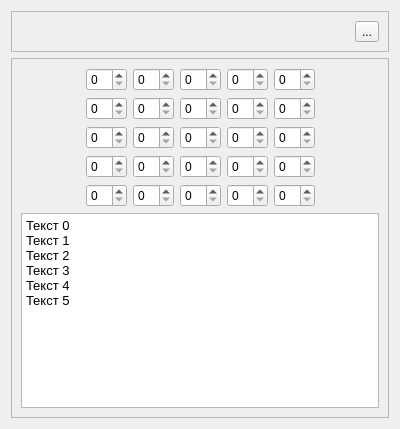
<?xml version="1.0" encoding="UTF-8"?>
<ui version="4.0">
 <class>CollapsibleWidget</class>
 <widget class="QWidget" name="CollapsibleWidget">
  <property name="geometry">
   <rect>
    <x>0</x>
    <y>0</y>
    <width>400</width>
    <height>429</height>
   </rect>
  </property>
  <property name="windowTitle">
   <string>Form</string>
  </property>
  <layout class="QVBoxLayout" name="verticalLayout">
   <item>
    <widget class="QFrame" name="control_frame">
     <property name="sizePolicy">
      <sizepolicy hsizetype="Preferred" vsizetype="Fixed">
       <horstretch>0</horstretch>
       <verstretch>0</verstretch>
      </sizepolicy>
     </property>
     <property name="frameShape">
      <enum>QFrame::StyledPanel</enum>
     </property>
     <property name="frameShadow">
      <enum>QFrame::Raised</enum>
     </property>
     <layout class="QHBoxLayout" name="horizontalLayout">
      <item>
       <spacer name="horizontalSpacer">
        <property name="orientation">
         <enum>Qt::Horizontal</enum>
        </property>
        <property name="sizeHint" stdset="0">
         <size>
          <width>325</width>
          <height>20</height>
         </size>
        </property>
       </spacer>
      </item>
      <item>
       <widget class="QToolButton" name="btn_collapse">
        <property name="text">
         <string>...</string>
        </property>
        <property name="checkable">
         <bool>true</bool>
        </property>
       </widget>
      </item>
     </layout>
    </widget>
   </item>
   <item>
    <widget class="QFrame" name="main_frame">
     <property name="frameShape">
      <enum>QFrame::StyledPanel</enum>
     </property>
     <property name="frameShadow">
      <enum>QFrame::Raised</enum>
     </property>
     <layout class="QVBoxLayout" name="verticalLayout_2">
      <item>
       <layout class="QHBoxLayout" name="horizontalLayout_2">
        <item>
         <spacer name="horizontalSpacer_2">
          <property name="orientation">
           <enum>Qt::Horizontal</enum>
          </property>
          <property name="sizeHint" stdset="0">
           <size>
            <width>40</width>
            <height>20</height>
           </size>
          </property>
         </spacer>
        </item>
        <item>
         <layout class="QGridLayout" name="gridLayout">
          <item row="0" column="3">
           <widget class="QSpinBox" name="spinBox_4"/>
          </item>
          <item row="1" column="0">
           <widget class="QSpinBox" name="spinBox_6"/>
          </item>
          <item row="1" column="4">
           <widget class="QSpinBox" name="spinBox_10"/>
          </item>
          <item row="3" column="0">
           <widget class="QSpinBox" name="spinBox_16"/>
          </item>
          <item row="2" column="4">
           <widget class="QSpinBox" name="spinBox_15"/>
          </item>
          <item row="3" column="1">
           <widget class="QSpinBox" name="spinBox_17"/>
          </item>
          <item row="0" column="4">
           <widget class="QSpinBox" name="spinBox_5"/>
          </item>
          <item row="3" column="3">
           <widget class="QSpinBox" name="spinBox_19"/>
          </item>
          <item row="0" column="2">
           <widget class="QSpinBox" name="spinBox_3"/>
          </item>
          <item row="1" column="3">
           <widget class="QSpinBox" name="spinBox_9"/>
          </item>
          <item row="1" column="2">
           <widget class="QSpinBox" name="spinBox_8"/>
          </item>
          <item row="2" column="0">
           <widget class="QSpinBox" name="spinBox_11"/>
          </item>
          <item row="3" column="2">
           <widget class="QSpinBox" name="spinBox_18"/>
          </item>
          <item row="2" column="2">
           <widget class="QSpinBox" name="spinBox_13"/>
          </item>
          <item row="2" column="3">
           <widget class="QSpinBox" name="spinBox_14"/>
          </item>
          <item row="3" column="4">
           <widget class="QSpinBox" name="spinBox_20"/>
          </item>
          <item row="0" column="1">
           <widget class="QSpinBox" name="spinBox_2"/>
          </item>
          <item row="2" column="1">
           <widget class="QSpinBox" name="spinBox_12"/>
          </item>
          <item row="1" column="1">
           <widget class="QSpinBox" name="spinBox_7"/>
          </item>
          <item row="0" column="0">
           <widget class="QSpinBox" name="spinBox"/>
          </item>
          <item row="4" column="0">
           <widget class="QSpinBox" name="spinBox_21"/>
          </item>
          <item row="4" column="1">
           <widget class="QSpinBox" name="spinBox_22"/>
          </item>
          <item row="4" column="2">
           <widget class="QSpinBox" name="spinBox_23"/>
          </item>
          <item row="4" column="3">
           <widget class="QSpinBox" name="spinBox_24"/>
          </item>
          <item row="4" column="4">
           <widget class="QSpinBox" name="spinBox_25"/>
          </item>
         </layout>
        </item>
        <item>
         <spacer name="horizontalSpacer_3">
          <property name="orientation">
           <enum>Qt::Horizontal</enum>
          </property>
          <property name="sizeHint" stdset="0">
           <size>
            <width>40</width>
            <height>20</height>
           </size>
          </property>
         </spacer>
        </item>
       </layout>
      </item>
      <item>
       <widget class="QTextEdit" name="textEdit">
        <property name="html">
         <string>&lt;!DOCTYPE HTML PUBLIC &quot;-//W3C//DTD HTML 4.0//EN&quot; &quot;http://www.w3.org/TR/REC-html40/strict.dtd&quot;&gt;
&lt;html&gt;&lt;head&gt;&lt;meta name=&quot;qrichtext&quot; content=&quot;1&quot; /&gt;&lt;style type=&quot;text/css&quot;&gt;
p, li { white-space: pre-wrap; }
&lt;/style&gt;&lt;/head&gt;&lt;body style=&quot; font-family:'Liberation Sans'; font-size:10pt; font-weight:400; font-style:normal;&quot;&gt;
&lt;p style=&quot; margin-top:0px; margin-bottom:0px; margin-left:0px; margin-right:0px; -qt-block-indent:0; text-indent:0px;&quot;&gt;Текст 0&lt;/p&gt;
&lt;p style=&quot; margin-top:0px; margin-bottom:0px; margin-left:0px; margin-right:0px; -qt-block-indent:0; text-indent:0px;&quot;&gt;Текст 1&lt;/p&gt;
&lt;p style=&quot; margin-top:0px; margin-bottom:0px; margin-left:0px; margin-right:0px; -qt-block-indent:0; text-indent:0px;&quot;&gt;Текст 2&lt;/p&gt;
&lt;p style=&quot; margin-top:0px; margin-bottom:0px; margin-left:0px; margin-right:0px; -qt-block-indent:0; text-indent:0px;&quot;&gt;Текст 3&lt;/p&gt;
&lt;p style=&quot; margin-top:0px; margin-bottom:0px; margin-left:0px; margin-right:0px; -qt-block-indent:0; text-indent:0px;&quot;&gt;Текст 4&lt;/p&gt;
&lt;p style=&quot; margin-top:0px; margin-bottom:0px; margin-left:0px; margin-right:0px; -qt-block-indent:0; text-indent:0px;&quot;&gt;Текст 5&lt;/p&gt;
&lt;p style=&quot;-qt-paragraph-type:empty; margin-top:0px; margin-bottom:0px; margin-left:0px; margin-right:0px; -qt-block-indent:0; text-indent:0px;&quot;&gt;&lt;br /&gt;&lt;/p&gt;&lt;/body&gt;&lt;/html&gt;</string>
        </property>
       </widget>
      </item>
     </layout>
    </widget>
   </item>
  </layout>
 </widget>
 <resources/>
 <connections/>
</ui>
